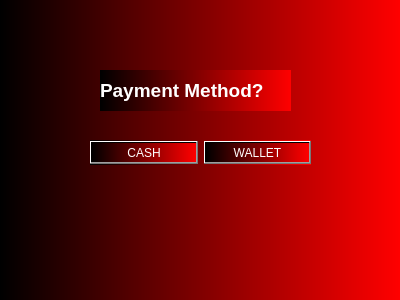
<?xml version="1.0" encoding="UTF-8"?>
<ui version="4.0">
 <class>UserPaymentOption</class>
 <widget class="QDialog" name="UserPaymentOption">
  <property name="geometry">
   <rect>
    <x>0</x>
    <y>0</y>
    <width>400</width>
    <height>300</height>
   </rect>
  </property>
  <property name="windowTitle">
   <string>Dialog</string>
  </property>
  <property name="styleSheet">
   <string notr="true">font: 8pt &quot;MS Reference Sans Serif&quot;;
background-color: qlineargradient(spread:pad, x1:0, y1:0, x2:1, y2:0, stop:0 rgba(0, 0, 0), stop:1 rgba(255, 0, 0));
color: rgb(255, 255, 255);</string>
  </property>
  <widget class="QLabel" name="label">
   <property name="geometry">
    <rect>
     <x>100</x>
     <y>70</y>
     <width>191</width>
     <height>41</height>
    </rect>
   </property>
   <property name="text">
    <string>&lt;html&gt;&lt;head/&gt;&lt;body&gt;&lt;p&gt;&lt;span style=&quot; font-size:14pt; font-weight:600;&quot;&gt;Payment Method?&lt;/span&gt;&lt;/p&gt;&lt;/body&gt;&lt;/html&gt;</string>
   </property>
  </widget>
  <widget class="QWidget" name="layoutWidget">
   <property name="geometry">
    <rect>
     <x>90</x>
     <y>140</y>
     <width>221</width>
     <height>25</height>
    </rect>
   </property>
   <layout class="QHBoxLayout" name="horizontalLayout">
    <item>
     <widget class="QPushButton" name="pushButton_Cash">
      <property name="text">
       <string>CASH</string>
      </property>
     </widget>
    </item>
    <item>
     <widget class="QPushButton" name="pushButton_Wallet">
      <property name="text">
       <string>WALLET</string>
      </property>
     </widget>
    </item>
   </layout>
  </widget>
 </widget>
 <resources/>
 <connections/>
</ui>
